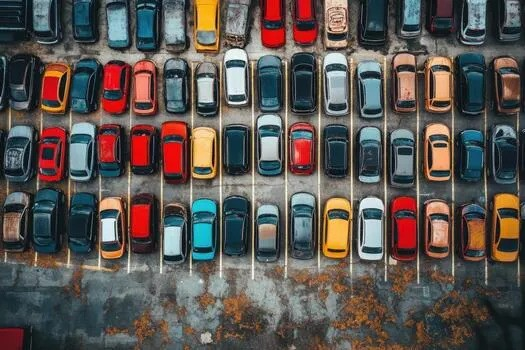
#> input picture testing.jpg, 525 x 350 px; its folder holds only this picture in this run
$ python -i train_model2.py   (imports and definitions only)
#> lines starting #> are read from the running program, lines starting #| are printed output that depends on the picture
#> further down, picture is the input picture: shape (350, 525, 3); mean B, G, R 81.3, 85.2, 91.4
import numpy as np
import cv2
import os
from skimage.feature import hog
from sklearn.svm import SVC
from sklearn.preprocessing import StandardScaler
from sklearn.pipeline import Pipeline
from sklearn.model_selection import train_test_split, StratifiedKFold, cross_val_score
from sklearn.metrics import classification_report, confusion_matrix, ConfusionMatrixDisplay
from sklearn.utils import resample
import matplotlib.pyplot as plt

# ── CONFIG ───────────────────────────────────────────────────────
POS_DIR = "./dataset/vehicles"
NEG_DIR = "./dataset/non-vehicles"

# ── COLOR HOG (all 3 channels) ───────────────────────────────────
def extract_features(img_bgr):
    """
    Extract HOG from all 3 channels separately + color histogram.
    Much richer than grayscale HOG alone.
    """
    features = []

    # HOG per channel (B, G, R)
    for ch in cv2.split(img_bgr):
        ch_norm = ch.astype(np.float32) / 255.0
        feat = hog(
            ch_norm,
            orientations=9,
            pixels_per_cell=(8, 8),
            cells_per_block=(2, 2),
            block_norm='L2-Hys'
        )
        features.append(feat)
#> this loop made 3 passes
#> pass 1, in extract_features, `ch_norm = ch.astype(np.float32) / 255.0`:
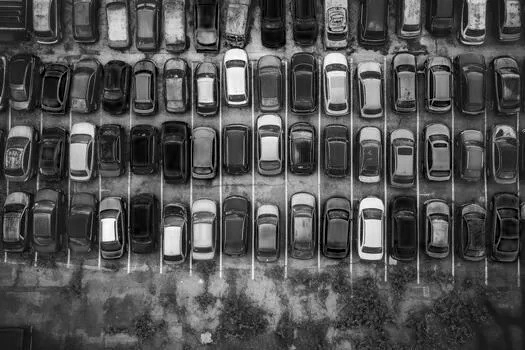
#> ch_norm: shape (350, 525) float32; min 0, max 1, mean 0.319
#> pass 2, in extract_features, `ch_norm = ch.astype(np.float32) / 255.0`:
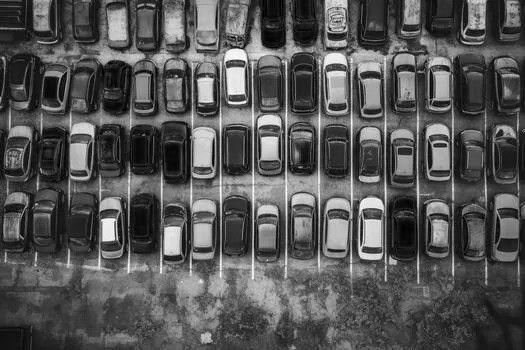
#> ch_norm: shape (350, 525) float32; min 0, max 1, mean 0.334
#> pass 3, in extract_features, `ch_norm = ch.astype(np.float32) / 255.0`:
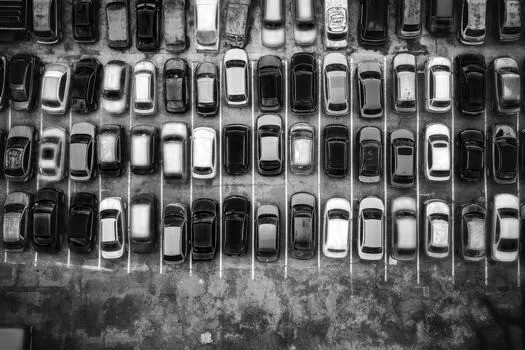
#> ch_norm: shape (350, 525) float32; min 0, max 1, mean 0.358
#> after the loop, features = 3 items

    # Color histogram per channel (captures car color patterns)
    for ch in cv2.split(img_bgr):
        hist = cv2.calcHist([ch], [0], None, [32], [0, 256])
        hist = cv2.normalize(hist, hist).flatten()
        features.append(hist)
#> after the loop, features = 6 items

    return np.concatenate(features)

# ── AUGMENTATION ─────────────────────────────────────────────────
def augment(img):
    variants = [img]
    variants.append(cv2.flip(img, 1))                                        # horizontal flip
    variants.append(cv2.convertScaleAbs(img, alpha=1.3, beta=20))            # brighter
    variants.append(cv2.convertScaleAbs(img, alpha=0.7, beta=-20))           # darker

    # Slight rotation
    M10 = cv2.getRotationMatrix2D((32, 32), 10, 1.0)
    M_10 = cv2.getRotationMatrix2D((32, 32), -10, 1.0)
    variants.append(cv2.warpAffine(img, M10,  (64, 64)))
    variants.append(cv2.warpAffine(img, M_10, (64, 64)))

    return variants

# ── LOAD ─────────────────────────────────────────────────────────
def load_dir(directory, label, use_augment=False):
    X, y = [], []
    files = [f for f in os.listdir(directory)
        if f.lower().endswith(('.jpg', '.jpeg', '.png'))]

    for fname in files:
        img = cv2.imread(os.path.join(directory, fname))
        if img is None:
            continue
        if img.shape != (64, 64, 3):
            img = cv2.resize(img, (64, 64))   # safety net

        imgs = augment(img) if use_augment else [img]
        for v in imgs:
            X.append(extract_features(v))
            y.append(label)

    return X, y

# [1 line not run here, left out]
# [1 line that did not run here, left out]
# [1 line that did not run here, left out]

# [2 lines not run here, left out]

# ── BALANCE ──────────────────────────────────────────────────────
# [1 line that did not run here, left out]
# [4 lines that did not run here, left out]

# [1 line that did not run here, left out]
# [1 line that did not run here, left out]
# [1 line not run here, left out]

# ── SPLIT ────────────────────────────────────────────────────────
# [3 lines that did not run here, left out]

# ── TRAIN ────────────────────────────────────────────────────────
# [1 line not run here, left out]
model = Pipeline([
    ('scaler', StandardScaler()),
    ('svm', SVC(kernel='rbf', C=10, gamma='scale', class_weight='balanced'))
])
# [1 line not run here, left out]

# ── EVALUATE ─────────────────────────────────────────────────────
# [1 line that did not run here, left out]
# [1 line that did not run here, left out]
# [1 line that did not run here, left out]

# [8 lines not run here, left out]
# [5 lines that did not run here, left out]
# [18 lines not run here, left out]

>>> import cv2
>>> picture = cv2.imread('testing.jpg')
>>> result = extract_features(picture)

$ run again, on please.jpg
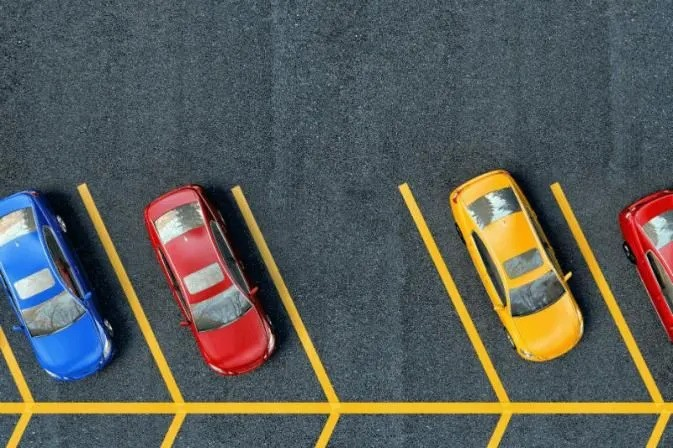
#> input picture please.jpg, 673 x 448 px
#> picture is the input picture: shape (448, 673, 3); mean B, G, R 87.7, 92.1, 89.5
#> the loop in extract_features, `for ch in cv2.split(img_bgr):` made 3 passes
#> pass 1, in extract_features, `ch_norm = ch.astype(np.float32) / 255.0`:
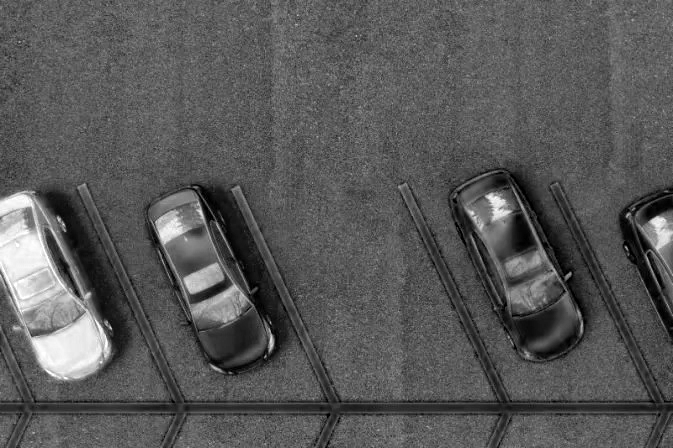
#> ch_norm: shape (448, 673) float32; min 0, max 1, mean 0.344
#> pass 3, in extract_features, `ch_norm = ch.astype(np.float32) / 255.0`:
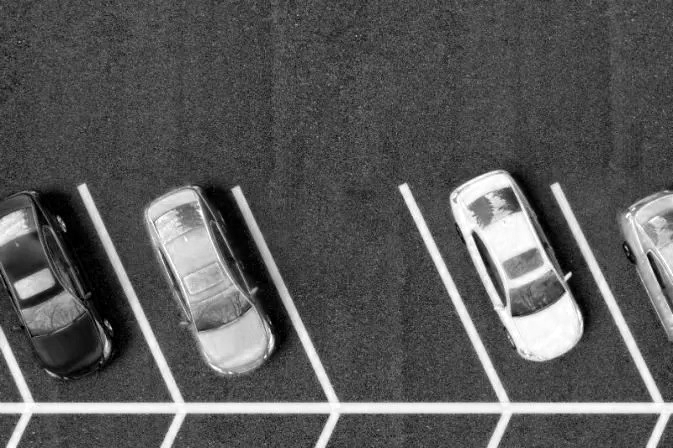
#> ch_norm: shape (448, 673) float32; min 0, max 1, mean 0.351
#> after the loop in extract_features, `for ch in cv2.split(img_bgr):`: features = 3 items
#> after the loop in extract_features, `for ch in cv2.split(img_bgr):`: features = 6 items
